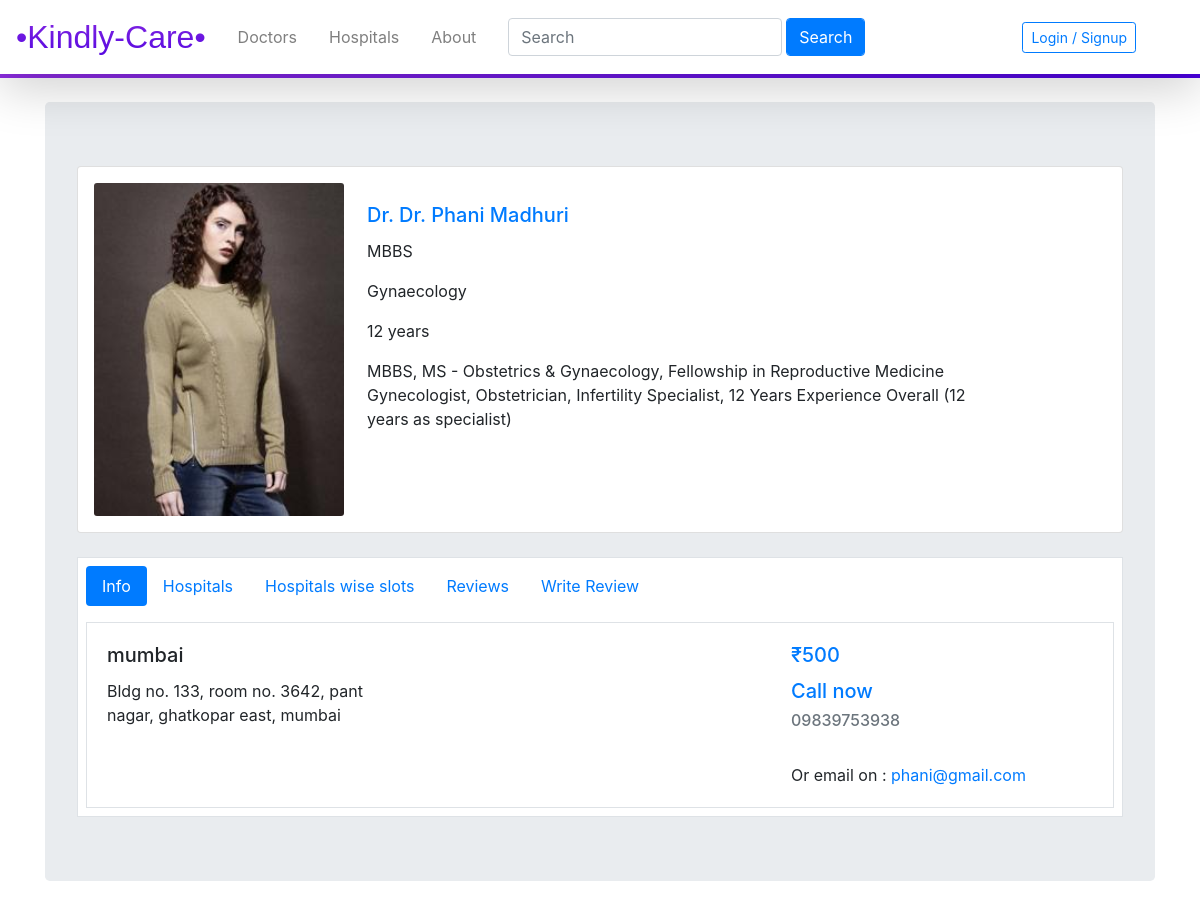
The app's page /doctor1, older data.
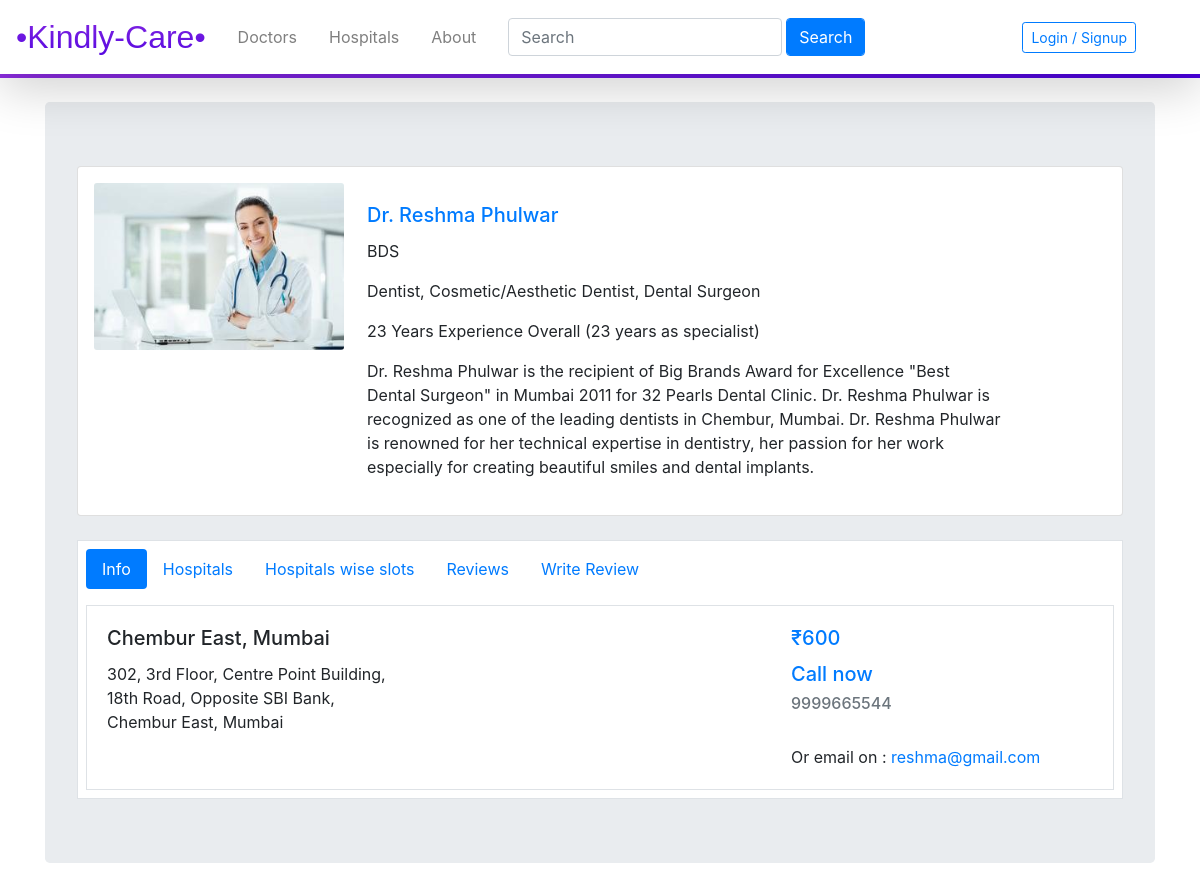
The same page, newer data.
### kindlycare/models.py (models this page shows, shortened)
class Doctors(db.Model, UserMixin):
    __tablename__ = 'doctors'
    id = db.Column(db.Integer,primary_key = True)
    name = db.Column(db.String(20),nullable = False)
    password = db.Column(db.String(20))
    email = db.Column(db.String(64),unique = True,index = True)
    qualification = db.Column(db.String(50),nullable = False)
    specialization = db.Column(db.String(140))
    consultation_fees = db.Column(db.Integer, nullable = False)
    profile_image = db.Column(db.String(64),default = 'default_image.jpg')
    experience = db.Column(db.Text,nullable = False)
    contact_number = db.Column(db.String(10),nullable = False)
    description = db.Column(db.Text,nullable = False)
    address_line_1 = db.Column(db.Text,nullable = False,default='India')
    address_line_2 = db.Column(db.Text,nullable = False,default='India')
    address_line_3 = db.Column(db.Text,nullable = False,default='India')
    reviews = db.relationship('Reviews',backref='doctor')
    slots = db.relationship('Slots',backref='doctor')
    appointments = db.relationship('Appointments',backref='doctor')
    hospitals_name = db.relationship('Hospitals',secondary=relate, backref = db.backref('doctor', lazy = True))

### kindlycare/doctors/views.py (the view, shortened to what this page needs)
@doctors.route('/doctor<int:doctor_id>', methods=['GET', 'POST'])
def viewDoctor(doctor_id):
    doc = Doctors.query.filter_by(id=doctor_id).first()
    address = doc.address_line_1+', '+doc.address_line_2+', '+doc.address_line_3
    reviews = Reviews.query.filter_by(doctor_id=doc.id).all()
    slots = Slots.query.filter_by(doc_id=doctor_id).all()
    current_date = str(datetime.now().time())
    my_date = date.today()
    current_day = calendar.day_name[my_date.weekday()]
    for slot in slots:
        print(slot.hospital_name)
    form = ReviewForm()
    return render_template('doctors.html', doc=doc, address=address, reviews=reviews, form=form, slots=slots, current_date=current_date, current_day=current_day)

### kindlycare/doctors/forms.py
class ReviewForm(FlaskForm):
    name = StringField('Your name', validators=[DataRequired()])
    content = TextAreaField('Your feedback', validators=[DataRequired()])
    rating = SelectField('Your rating', validators=[DataRequired()], choices=[
                         ('1', '1'), ('2', '2'), ('3', '3'), ('4', '4'), ('5', '5')])
    submit = SubmitField('Submit')

### kindlycare/templates/doctors.html (shortened to what this page needs)
{% extends 'base.html' %}
{% block content %}
<br>
<div class="jumbotron">
    <div class="card container bg-white p-3">
        <div class="row no-gutters">
            <div class="col-md-3">
                {% if doc.profile_picture %}
                <img src="{{url_for('static',filename='profile_pics/'+doc.profile_image)}}" class="card-img" alt="..."
                    style="width: fit-content;">
                {% else %}
                <img src="{{url_for('static',filename='profile_pics/'+doc.profile_image)}}" class="card-img" alt="..."
                    style="width: 250px;">
                {% endif %}
            </div>
            <div class="col-md-8">
                <div class="card-body">
                    <h5 class="card-title text-primary">Dr. {{doc.name}}</h5>
                    <p class="card-text">{{doc.qualification}}</p>
                    <p class="card-text">{{doc.specialization}}</p>
                    <p class="card-text">{{doc.experience}}</p>
                    <p class="card-text">{{doc.description}}</p>
                </div>
            </div>
        </div>
    </div>
    <br>
    <div class=" border container bg-white p-2">
        <ul class="nav nav-pills mb-3" id="pills-tab" role="tablist">
            <li class="nav-item">
                <a class="nav-link active" id="pills-home-tab" data-toggle="pill" href="#pills-home" role="tab"
                    aria-controls="pills-home" aria-selected="true">Info</a>
            </li>
            <li class="nav-item">
                <a class="nav-link" id="pills-hospitals-tab" data-toggle="pill" href="#pills-hospitals" role="tab"
                    aria-controls="pills-hospitals" aria-selected="false">Hospitals</a>
            </li>
            <li class="nav-item">
                <a class="nav-link" id="pills-slots-tab" data-toggle="pill" href="#pills-slots" role="tab"
                    aria-controls="pills-slots" aria-selected="false">Hospitals wise slots</a>
            </li>
            <li class="nav-item">
                <a class="nav-link" id="pills-profile-tab" data-toggle="pill" href="#pills-profile" role="tab"
                    aria-controls="pills-profile" aria-selected="false">Reviews</a>
            </li>
            <li class="nav-item">
                <a class="nav-link" id="pills-contact-tab" data-toggle="pill" href="#pills-contact" role="tab"
                    aria-controls="pills-contact" aria-selected="false">Write Review</a>
            </li>
        </ul>
        <div class="tab-content" id="pills-tabContent">
            <div class="tab-pane fade show active border" id="pills-home" role="tabpanel" aria-labelledby="pills-home-tab">
                <div class="row no-gutters">
                    <div class="col-md-4">
                        <div class="card-body">
                            <h5 class="card-title">{{doc.address_line_3}}</h5>
                            <p class="card-text">{{address}}</p>
                        </div>
                    </div>
                    <div class="col-md-4">
                        <div class="card-body">
                        </div>
                    </div>
                    <div class="col-md-4">
                        <div class="card-body">
                            <h5 class="card-title text-primary">₹{{doc.consultation_fees}}</h5>
                            <h5 class="text-primary">Call now</h5><h6 class="text-muted">{{doc.contact_number}}</h6>
                            <br>
                            <p class="card-text">Or email on : <a href="#">{{doc.email}}</a></p>
                        </div>
                    </div>
                </div>
            </div>
        </div>
    </div>
</div>
{% endblock %}

Row changes from the older to the newer data that the page shows:
changed Doctors: profile_image: a different picture; name "Dr. Phani Madhuri" → "Reshma Phulwar"; qualification "MBBS" → "BDS"; specialization "Gynaecology" → "Dentist, Cosmetic/Aesthetic Dentist, Dental Surgeon"; experience "12 years" → "23 Years Experience Overall (23 years as specialist)"; description "MBBS, MS - Obstetrics & Gynaecology, Fellowship in Reproductive Medicine Gynecologist, Obstetrician, Infertility Specialist, 12 Years Experience Overall (12 years as specialist)" → "Dr. Reshma Phulwar is the recipient of Big Brands Award for Excellence \"Best Dental Surgeon\" in Mumbai 2011 for 32 Pearls Dental Clinic. Dr. Reshma Phulwar is recognized as one of the leading dentists in Chembur, Mumbai. Dr. Reshma Phulwar is renowned for her technical expertise in dentistry, her passion for her work especially for creating beautiful smiles and dental implants."; address_line_3 "mumbai" → "Chembur East, Mumbai"; consultation_fees "500" → "600"; contact_number "09839753938" → "9999665544"; email "phani@gmail.com" → "reshma@gmail.com"
Text that changed along with them:
{{ address }}: "Bldg no. 133, room no. 3642, pant nagar, ghatkopar east, mumbai" → "302, 3rd Floor, Centre Point Building, 18th Road, Opposite SBI Bank, Chembur East, Mumbai"
